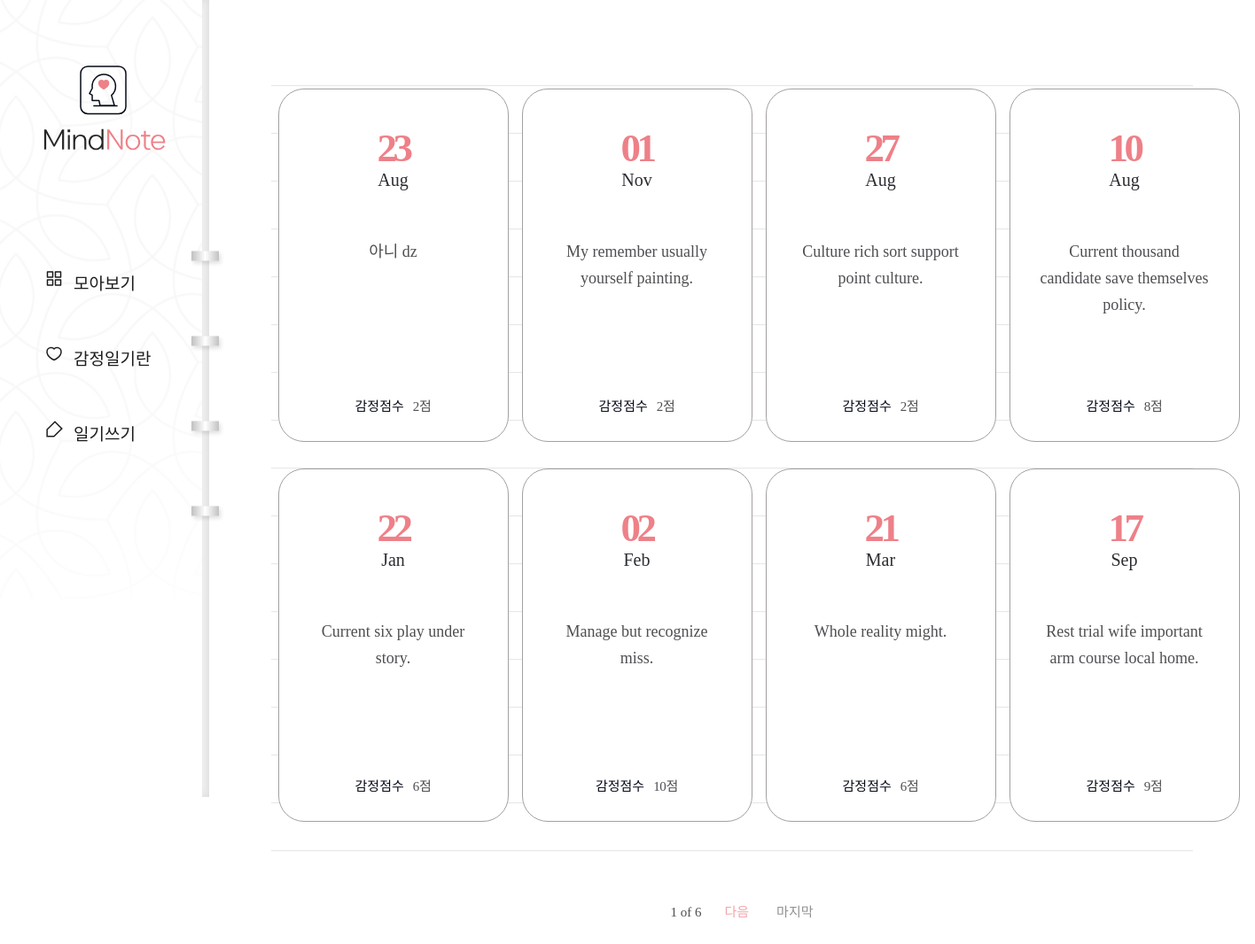
Screenshot of /diary/ with the database file from the repository.
### diary/models.py (models this page shows, shortened)
class Page(models.Model):
    title = models.CharField(max_length=100, validators=[validate_no_hash])
    content = models.TextField()
    feeling = models.CharField(max_length=80, validators=[validate_no_hash, validate_no_numbers])
    score = models.IntegerField(validators=[validate_score])
    dt_created = models.DateField()

### diary/views.py (the view)
# urls.py: path('diary/', views.PageListView.as_view(), name="page-list"),
class PageListView(ListView):
    model = Page
    template_name = "diary/page_list.html"
    ordering = ["-dt_created"]
    paginate_by = 8
    page_kwarg = 'page'

### diary/templates/diary/page_list.html (shortened to what this page needs)
{% extends './base.html' %}
{% block content %}
{% if page_obj.object_list %}
    <div class="wrap-note">
        <div class="note">
            <div class="note-list">
                <ul>
                    {% for obj in page_obj.object_list %}
                    <li>
                        <a href="{% url 'page-detail' obj.id %}">
                            <div class="date">
                                <span>{{obj.dt_created|date:"d"}}</span>
                                <p>{{obj.dt_created|date:"M"}}</p>
                            </div>
                            <h2>{{obj.title}}</h2>
                            <div class="score">
                                <p>감정점수</p>
                                <span>{{obj.score}}점</span>
                            </div>
                        </a>
                    </li>
                    {% endfor %}
                </ul>
            </div>
            <div class="paging">
                <span class="page">
                    <p>{{page_obj.number}} of {{page_obj.paginator.num_pages}}</p>
                </span>
                {% if page_obj.has_next %}
                    <a href="?page={{page_obj.next_page_number}}" class="next">다음</a>
                    <a href="?page={{page_obj.paginator.num_pages}}" class="last">마지막</a>
                {% endif %}
            </div>
        </div>
    </div>
{% endif %}
{% endblock content %}

### diary/templates/diary/base.html (shortened to what this page needs)
{% load static %}
<!DOCTYPE html>
<html lang="en">
    <head>
        <link rel="stylesheet" href="{% static 'diary/css/styles.css' %}">
        <link rel="stylesheet" type="text/css" href="https://cdn.rawgit.com/moonspam/NanumSquare/master/nanumsquare.css">
        <link rel="stylesheet" href="https://cdn.jsdelivr.net/gh/projectnoonnu/noonfonts_two@1.0/NanumBarunpen.woff">
    </head>
    <body>
        <div class="menu">
            <h1><a href="{% url 'page-list' %}"><img src="{% static 'diary/image/logo02.svg' %}"></a></h1>
            <ul>
                <li><a href="{% url 'page-list' %}">모아보기</a></li>
                <li><a href="{% url 'info' %}">감정일기란</a></li>
                <li><a href="{% url 'page-create' %}">일기쓰기</a></li>
            </ul>
        </div>
        {% block content %}
        {% endblock content %}
    </body>
</html>

### diary/static/diary/css/styles.css (style rules this page uses)
h1,h2,h3,p,a,ul,li { margin: 0; padding: 0; font-family: 'NanumSquare'; list-style: none; text-decoration: none; outline: none; }
html { position: relative; min-height: 100%; margin: 0; }
body { margin: 0; padding: 0; -webkit-font-smoothing: antialiased; -moz-osx-font-smoothing: auto; }
img { max-width: 100%; margin: 0; padding: 0; border: 0; }
.menu { position: fixed; width: 236px; height: 100vh; min-height: 900px; background: url(../image/menu-bg.png) no-repeat left top/contain; z-index: 99; }
.menu:before { content: ""; display: block; position: absolute; width: 8px; height: 100%; top: 0; right: 0; background-color: #f6f6f6; box-shadow: inset -3px 0 8px 0 rgba(0, 0, 0, 0.11); }
.menu:after { content: ""; display: block; position: absolute; width: 43px; height: 353px; top: 48%; right: -21px; transform: translateY(-50%); background: url(../image/notespring.svg) no-repeat; }
.menu h1 { position: absolute; margin-left: 49px; top: 74px; }
.menu ul { position: absolute; top: 48%; transform: translateY(-50%); }
.menu ul li { margin-bottom: 58px; padding-left: 83px; }
.menu ul li a { display: block; position: relative; font-family: NanumSquareR; color: #1e1c1c; font-size: 19px; }
.menu ul li a:after { content: ""; display: block; position: absolute; width: 21px; height: 20px; top: 0; left: -32px; background: url(../image/ic-feed-white.svg) no-repeat; }
.menu ul li:first-child a:after { background: url(../image/ic-feed-black.svg) no-repeat; }
.menu ul li:nth-child(2) a:after { background: url(../image/ic-heart-black.svg) no-repeat; }
.menu ul li:last-child a:after { background: url(../image/ic-pen-black.svg) no-repeat; }
.wrap-note .note { padding-left: 236px; padding-top: 50px; padding-bottom: 200px; }
.note-list { margin: 0 70px; padding-top: 50px; background: url(../image/note-bg.svg) repeat-x center/1535px 974px; }
.note-list ul { overflow: hidden; width: 1100px; margin: 0 auto; padding-bottom: 50px; }
.note-list ul li { float: left; width: 25%; padding-bottom: 30px; }
.note-list ul li a { display: block; width: 258px; height: 397px; margin: 0 auto; background: #fff; border: solid 1px #a3a0a0; border-radius: 29px; }
.note-list ul li a .date { margin-top: 40px; margin-bottom: 55px; text-align: center; }
.note-list ul li a .date p { display: inline-block; font-family: 'NanumSquare'; color: #2b2d32; font-size: 20px; text-align: center; text-transform: capitalize; line-height: 1; }
.note-list ul li a .date span { display: block; font-family: 'NanumSquare'; color: #ee8088; font-weight: 700; font-size: 45px; letter-spacing: -4.47px; }
.note-list ul li a h2 { width: 196px; height: 150px; margin: 0 auto; font-family: 'NanumBarunpen'; color: #4e4f53; font-weight: normal; font-size: 18px; line-height: 1.67; text-align: center; }
.note-list ul li a .score { margin-top: 28px; text-align: center; }
.note-list ul li a .score p { display: inline-block; font-family: 'NanumSquare'; color: #060b18; font-size: 15px; }
.note-list ul li a .score span { padding-left: 6px; font-family: 'NanumBarunpen'; color: #4e4f53; font-size: 15px; letter-spacing: -0.29px; }
.paging { margin-top: 10px; text-align: center; }
.paging a { display: inline-block; font-family: 'NanumSquare'; font-size: 15px; }
.paging .first,.paging .last { color: #929191; }
.paging .last { margin-left: 27px; }
.paging .prev,.paging .next { color: #f2a6ac; }
.paging span { display: inline-block; }
.paging span p { margin: 0 22px; font-family: 'NanumSquare'; color: #4e4f53; font-size: 15px; }

### rows the page displays
Page: dt_created "23", dt_created "Aug", title "아니 dz", score "2"
Page: dt_created "01", dt_created "Nov", title "My remember usually yourself painting.", score "2"
Page: dt_created "27", dt_created "Aug", title "Culture rich sort support point culture.", score "2"
Page: dt_created "10", dt_created "Aug", title "Current thousand candidate save themselves policy.", score "8"
Page: dt_created "22", dt_created "Jan", title "Current six play under story.", score "6"
Page: dt_created "02", dt_created "Feb", title "Manage but recognize miss.", score "10"
Page: dt_created "21", dt_created "Mar", title "Whole reality might.", score "6"
Page: dt_created "17", dt_created "Sep", title "Rest trial wife important arm course local home.", score "9"

### other values shown
{{ page_obj.number }} "1"
{{ page_obj.paginator.num_pages }} "6"
